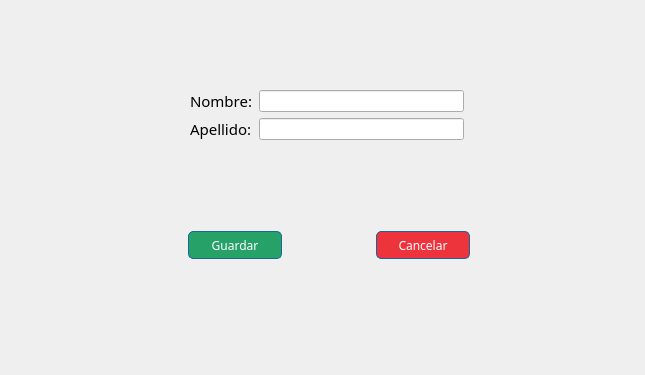
<?xml version="1.0" encoding="UTF-8"?>
<ui version="4.0">
 <class>nuevoEditUser</class>
 <widget class="QDialog" name="nuevoEditUser">
  <property name="geometry">
   <rect>
    <x>0</x>
    <y>0</y>
    <width>645</width>
    <height>375</height>
   </rect>
  </property>
  <property name="windowTitle">
   <string>Dialog</string>
  </property>
  <widget class="QWidget" name="widget_4" native="true">
   <property name="geometry">
    <rect>
     <x>100</x>
     <y>220</y>
     <width>458</width>
     <height>50</height>
    </rect>
   </property>
   <layout class="QHBoxLayout" name="horizontalLayout_3">
    <item>
     <spacer name="horizontalSpacer_5">
      <property name="orientation">
       <enum>Qt::Horizontal</enum>
      </property>
      <property name="sizeHint" stdset="0">
       <size>
        <width>40</width>
        <height>20</height>
       </size>
      </property>
     </spacer>
    </item>
    <item>
     <widget class="QPushButton" name="Guardar">
      <property name="minimumSize">
       <size>
        <width>94</width>
        <height>28</height>
       </size>
      </property>
      <property name="font">
       <font>
        <family>Lucida Bright</family>
        <italic>false</italic>
       </font>
      </property>
      <property name="styleSheet">
       <string notr="true">border: 1px solid rgb(24, 103, 155);
border-radius: 5px;
background-color: rgb(38, 162, 105);
color: white;
</string>
      </property>
      <property name="text">
       <string>Guardar</string>
      </property>
     </widget>
    </item>
    <item>
     <spacer name="horizontalSpacer_6">
      <property name="orientation">
       <enum>Qt::Horizontal</enum>
      </property>
      <property name="sizeHint" stdset="0">
       <size>
        <width>40</width>
        <height>20</height>
       </size>
      </property>
     </spacer>
    </item>
    <item>
     <widget class="QPushButton" name="Cancelar">
      <property name="minimumSize">
       <size>
        <width>94</width>
        <height>28</height>
       </size>
      </property>
      <property name="font">
       <font>
        <family>Lucida Bright</family>
       </font>
      </property>
      <property name="styleSheet">
       <string notr="true">border: 1px solid rgb(24, 103, 155);
border-radius: 5px;
background-color: rgb(237, 51, 59);
color: white;</string>
      </property>
      <property name="text">
       <string>Cancelar</string>
      </property>
     </widget>
    </item>
    <item>
     <spacer name="horizontalSpacer_7">
      <property name="orientation">
       <enum>Qt::Horizontal</enum>
      </property>
      <property name="sizeHint" stdset="0">
       <size>
        <width>40</width>
        <height>20</height>
       </size>
      </property>
     </spacer>
    </item>
   </layout>
  </widget>
  <widget class="QWidget" name="widget" native="true">
   <property name="geometry">
    <rect>
     <x>190</x>
     <y>90</y>
     <width>274</width>
     <height>81</height>
    </rect>
   </property>
   <layout class="QFormLayout" name="formLayout">
    <item row="0" column="0">
     <widget class="QLabel" name="label_2">
      <property name="font">
       <font>
        <family>Lucida Bright</family>
        <pointsize>11</pointsize>
        <italic>false</italic>
        <bold>false</bold>
       </font>
      </property>
      <property name="text">
       <string>Nombre:</string>
      </property>
     </widget>
    </item>
    <item row="0" column="1">
     <widget class="QLineEdit" name="inNombre"/>
    </item>
    <item row="1" column="0">
     <widget class="QLabel" name="label_3">
      <property name="font">
       <font>
        <family>Lucida Bright</family>
        <pointsize>11</pointsize>
        <italic>false</italic>
        <bold>false</bold>
       </font>
      </property>
      <property name="text">
       <string>Apellido:</string>
      </property>
     </widget>
    </item>
    <item row="1" column="1">
     <widget class="QLineEdit" name="inApellido"/>
    </item>
   </layout>
  </widget>
 </widget>
 <resources/>
 <connections/>
</ui>
